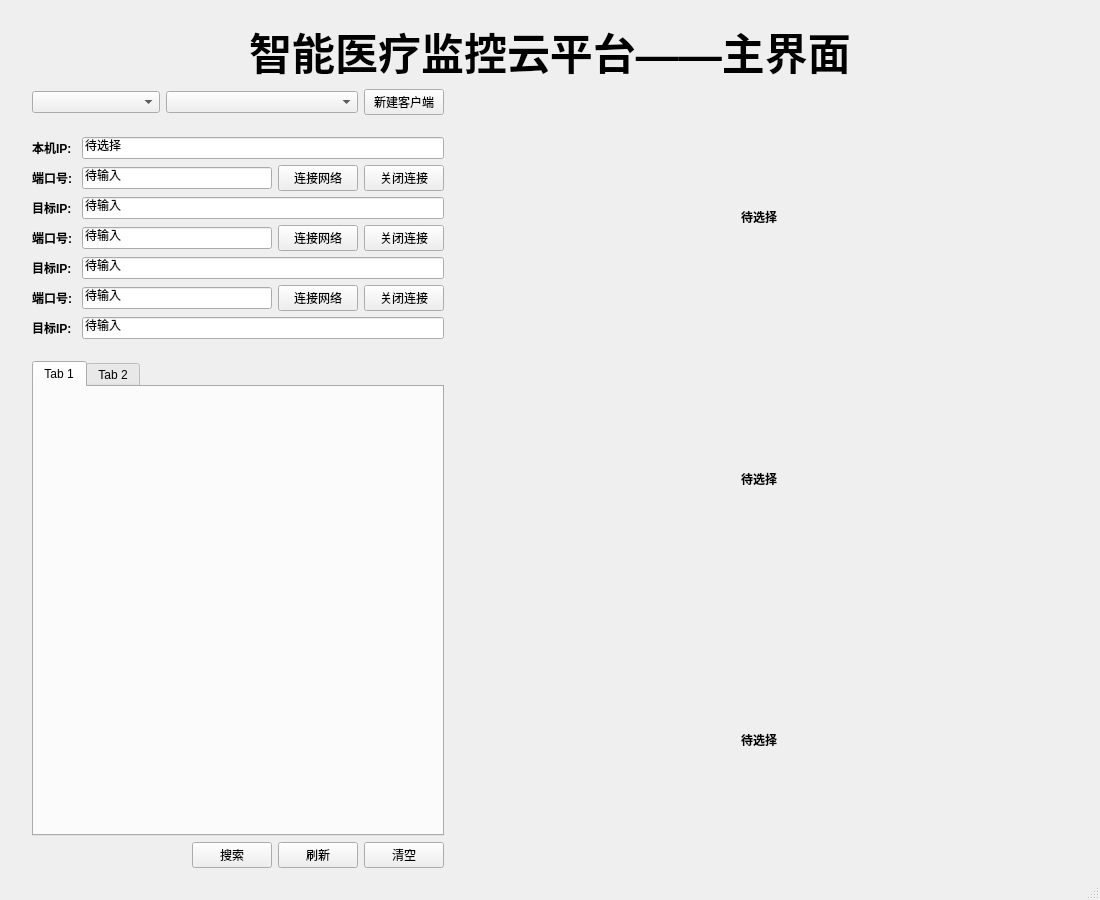
<?xml version="1.0" encoding="UTF-8"?>
<ui version="4.0">
    <class>MainWindow</class>
    <widget class="QMainWindow" name="MainWindow">
        <property name="geometry">
            <rect>
                <x>0</x>
                <y>0</y>
                <width>1100</width>
                <height>900</height>
            </rect>
        </property>
        <property name="contextMenuPolicy">
            <enum>Qt::DefaultContextMenu</enum>
        </property>
        <property name="windowTitle">
            <string>智能医疗监控云平台</string>
        </property>
        <widget class="QWidget" name="centralwidget">
            <layout class="QVBoxLayout" name="verticalLayout_2">
                <property name="leftMargin">
                    <number>32</number>
                </property>
                <property name="topMargin">
                    <number>20</number>
                </property>
                <property name="rightMargin">
                    <number>32</number>
                </property>
                <property name="bottomMargin">
                    <number>10</number>
                </property>
                <item>
                    <widget class="QLabel" name="label">
                        <property name="font">
                            <font>
                                <pointsize>32</pointsize>
                                <weight>75</weight>
                                <bold>true</bold>
                                <underline>false</underline>
                            </font>
                        </property>
                        <property name="text">
                            <string>智能医疗监控云平台——主界面</string>
                        </property>
                        <property name="alignment">
                            <set>Qt::AlignCenter</set>
                        </property>
                    </widget>
                </item>
                <item>
                    <layout class="QHBoxLayout" name="horizontalLayout_3" stretch="2,3">
                        <item>
                            <layout class="QVBoxLayout" name="verticalLayout">
                                <item>
                                    <layout class="QHBoxLayout" name="horizontalLayout_2" stretch="2,3,1">
                                        <item>
                                            <widget class="QComboBox" name="camera_group"/>
                                        </item>
                                        <item>
                                            <widget class="QComboBox" name="cam_selector">
                                                <property name="enabled">
                                                    <bool>true</bool>
                                                </property>
                                                <property name="editable">
                                                    <bool>false</bool>
                                                </property>
                                                <property name="currentText">
                                                    <string/>
                                                </property>
                                                <property name="currentIndex">
                                                    <number>-1</number>
                                                </property>
                                                <property name="maxVisibleItems">
                                                    <number>5</number>
                                                </property>
                                            </widget>
                                        </item>
                                        <item>
                                            <widget class="QPushButton" name="map_button">
                                                <property name="text">
                                                    <string>新建客户端</string>
                                                </property>
                                            </widget>
                                        </item>
                                    </layout>
                                </item>
                                <item>
                                    <layout class="QFormLayout" name="formLayout">
                                        <property name="topMargin">
                                            <number>16</number>
                                        </property>
                                        <property name="bottomMargin">
                                            <number>16</number>
                                        </property>
                                        <item row="0" column="0">
                                            <widget class="QLabel" name="cam_id_label">
                                                <property name="font">
                                                    <font>
                                                        <weight>75</weight>
                                                        <bold>true</bold>
                                                    </font>
                                                </property>
                                                <property name="text">
                                                    <string>本机IP: </string>
                                                </property>
                                            </widget>
                                        </item>
                                        <item row="0" column="1">
                                            <widget class="QLineEdit" name="cam_id">
                                                <property name="text">
                                                    <string>待选择</string>
                                                </property>
                                            </widget>
                                        </item>
                                        <item row="1" column="0">
                                            <widget class="QLabel" name="address_label1">
                                                <property name="font">
                                                    <font>
                                                        <weight>75</weight>
                                                        <bold>true</bold>
                                                    </font>
                                                </property>
                                                <property name="text">
                                                    <string>端口号: </string>
                                                </property>
                                            </widget>
                                        </item>
                                        <item row="1" column="1">
                                            <layout class="QHBoxLayout" name="horizontalLayout" stretch="2,0">
                                                <item>
                                                    <widget class="QLineEdit" name="address1">
                                                        <property name="text">
                                                            <string>待输入</string>
                                                        </property>
                                                    </widget>
                                                </item>
                                                <item>
                                                    <widget class="QPushButton" name="connect_net1">
                                                        <property name="text">
                                                            <string>连接网络</string>
                                                        </property>
                                                    </widget>
                                                </item>
                                                <item>
                                                    <widget class="QPushButton" name="close_net1">
                                                        <property name="text">
                                                            <string>关闭连接</string>
                                                        </property>
                                                    </widget>
                                                </item>
                                            </layout>
                                        </item>
                                        <item row="2" column="0">
                                            <widget class="QLabel" name="target_ip_btn_1">
                                                <property name="font">
                                                    <font>
                                                        <weight>75</weight>
                                                        <bold>true</bold>
                                                    </font>
                                                </property>
                                                <property name="text">
                                                    <string>目标IP:</string>
                                                </property>
                                            </widget>
                                        </item>
                                        <item row="2" column="1">
                                            <widget class="QLineEdit" name="target_ip_1">
                                                <property name="text">
                                                    <string>待输入</string>
                                                </property>
                                            </widget>
                                        </item>
                                        <item row="3" column="0">
                                            <widget class="QLabel" name="address_label2">
                                                <property name="font">
                                                    <font>
                                                        <weight>75</weight>
                                                        <bold>true</bold>
                                                    </font>
                                                </property>
                                                <property name="text">
                                                    <string>端口号: </string>
                                                </property>
                                            </widget>
                                        </item>
                                        <item row="3" column="1">
                                            <layout class="QHBoxLayout" name="horizontalLayout" stretch="2,0">
                                                <item>
                                                    <widget class="QLineEdit" name="address2">
                                                        <property name="text">
                                                            <string>待输入</string>
                                                        </property>
                                                    </widget>
                                                </item>
                                                <item>
                                                    <widget class="QPushButton" name="connect_net2">
                                                        <property name="text">
                                                            <string>连接网络</string>
                                                        </property>
                                                    </widget>
                                                </item>
                                                <item>
                                                    <widget class="QPushButton" name="close_net2">
                                                        <property name="text">
                                                            <string>关闭连接</string>
                                                        </property>
                                                    </widget>
                                                </item>
                                            </layout>
                                        </item>
                                        <item row="4" column="0">
                                            <widget class="QLabel" name="target_ip_btn_2">
                                                <property name="font">
                                                    <font>
                                                        <weight>75</weight>
                                                        <bold>true</bold>
                                                    </font>
                                                </property>
                                                <property name="text">
                                                    <string>目标IP:</string>
                                                </property>
                                            </widget>
                                        </item>
                                        <item row="4" column="1">
                                            <widget class="QLineEdit" name="target_ip_2">
                                                <property name="text">
                                                    <string>待输入</string>
                                                </property>
                                            </widget>
                                        </item>
                                        <item row="5" column="0">
                                            <widget class="QLabel" name="address_label3">
                                                <property name="font">
                                                    <font>
                                                        <weight>75</weight>
                                                        <bold>true</bold>
                                                    </font>
                                                </property>
                                                <property name="text">
                                                    <string>端口号: </string>
                                                </property>
                                            </widget>
                                        </item>
                                        <item row="5" column="1">
                                            <layout class="QHBoxLayout" name="horizontalLayout" stretch="2,0">
                                                <item>
                                                    <widget class="QLineEdit" name="address3">
                                                        <property name="text">
                                                            <string>待输入</string>
                                                        </property>
                                                    </widget>
                                                </item>
                                                <item>
                                                    <widget class="QPushButton" name="connect_net3">
                                                        <property name="text">
                                                            <string>连接网络</string>
                                                        </property>
                                                    </widget>
                                                </item>
                                                <item>
                                                    <widget class="QPushButton" name="close_net3">
                                                        <property name="text">
                                                            <string>关闭连接</string>
                                                        </property>
                                                    </widget>
                                                </item>
                                            </layout>
                                        </item>
                                        <item row="6" column="0">
                                            <widget class="QLabel" name="target_ip_btn_3">
                                                <property name="font">
                                                    <font>
                                                        <weight>75</weight>
                                                        <bold>true</bold>
                                                    </font>
                                                </property>
                                                <property name="text">
                                                    <string>目标IP:</string>
                                                </property>
                                            </widget>
                                        </item>
                                        <item row="6" column="1">
                                            <widget class="QLineEdit" name="target_ip_3">
                                                <property name="text">
                                                    <string>待输入</string>
                                                </property>
                                            </widget>
                                        </item>
                                    </layout>
                                </item>
                                <item>
                                    <widget class="QTabWidget" name="log_tabwidget">
                                        <property name="minimumSize">
                                            <size>
                                                <width>0</width>
                                                <height>200</height>
                                            </size>
                                        </property>
                                        <property name="tabShape">
                                            <enum>QTabWidget::Rounded</enum>
                                        </property>
                                        <property name="currentIndex">
                                            <number>0</number>
                                        </property>
                                        <property name="documentMode">
                                            <bool>false</bool>
                                        </property>
                                        <property name="movable">
                                            <bool>true</bool>
                                        </property>
                                        <property name="tabBarAutoHide">
                                            <bool>true</bool>
                                        </property>
                                        <widget class="QWidget" name="tab_1">
                                            <property name="accessibleName">
                                                <string/>
                                            </property>
                                            <attribute name="title">
                                                <string>Tab 1</string>
                                            </attribute>
                                        </widget>
                                        <widget class="QWidget" name="tab_2">
                                            <attribute name="title">
                                                <string>Tab 2</string>
                                            </attribute>
                                        </widget>
                                    </widget>
                                </item>
                                <item>
                                    <layout class="QHBoxLayout" name="horizontalLayout">
                                        <item>
                                            <spacer name="horizontalSpacer">
                                                <property name="orientation">
                                                    <enum>Qt::Horizontal</enum>
                                                </property>
                                                <property name="sizeHint" stdset="0">
                                                    <size>
                                                        <width>158</width>
                                                        <height>20</height>
                                                    </size>
                                                </property>
                                            </spacer>
                                        </item>
                                        <item>
                                            <widget class="QPushButton" name="search_button">
                                                <property name="text">
                                                    <string>搜索</string>
                                                </property>
                                            </widget>
                                        </item>
                                        <item>
                                            <widget class="QPushButton" name="refresh_button">
                                                <property name="text">
                                                    <string>刷新</string>
                                                </property>
                                            </widget>
                                        </item>
                                        <item>
                                            <widget class="QPushButton" name="clear_button">
                                                <property name="text">
                                                    <string>清空</string>
                                                </property>
                                            </widget>
                                        </item>
                                    </layout>
                                </item>
                            </layout>
                        </item>
                        <item>
                            <layout class="QVBoxLayout" name="verticalLayout_2">
                                <item>
                                    <widget class="QLabel" name="hr_preview1">
                                        <property name="minimumSize">
                                            <size>
                                                <width>300</width>
                                                <height>100</height>
                                            </size>
                                        </property>
                                        <property name="font">
                                            <font>
                                                <weight>75</weight>
                                                <bold>true</bold>
                                            </font>
                                        </property>
                                        <property name="text">
                                            <string>待选择</string>
                                        </property>
                                        <property name="alignment">
                                            <set>Qt::AlignCenter</set>
                                        </property>
                                    </widget>
                                </item>
                                <item>
                                    <widget class="QLabel" name="hr_preview2">
                                        <property name="minimumSize">
                                            <size>
                                                <width>300</width>
                                                <height>100</height>
                                            </size>
                                        </property>
                                        <property name="font">
                                            <font>
                                                <weight>75</weight>
                                                <bold>true</bold>
                                            </font>
                                        </property>
                                        <property name="text">
                                            <string>待选择</string>
                                        </property>
                                        <property name="alignment">
                                            <set>Qt::AlignCenter</set>
                                        </property>
                                    </widget>
                                </item>
                                <item>
                                    <widget class="QLabel" name="hr_preview3">
                                        <property name="minimumSize">
                                            <size>
                                                <width>300</width>
                                                <height>100</height>
                                            </size>
                                        </property>
                                        <property name="font">
                                            <font>
                                                <weight>75</weight>
                                                <bold>true</bold>
                                            </font>
                                        </property>
                                        <property name="text">
                                            <string>待选择</string>
                                        </property>
                                        <property name="alignment">
                                            <set>Qt::AlignCenter</set>
                                        </property>
                                    </widget>
                                </item>
                            </layout>
                        </item>
                    </layout>
                </item>
            </layout>
        </widget>
        <widget class="QStatusBar" name="statusBar"/>
    </widget>
    <resources/>
    <connections/>
</ui>
